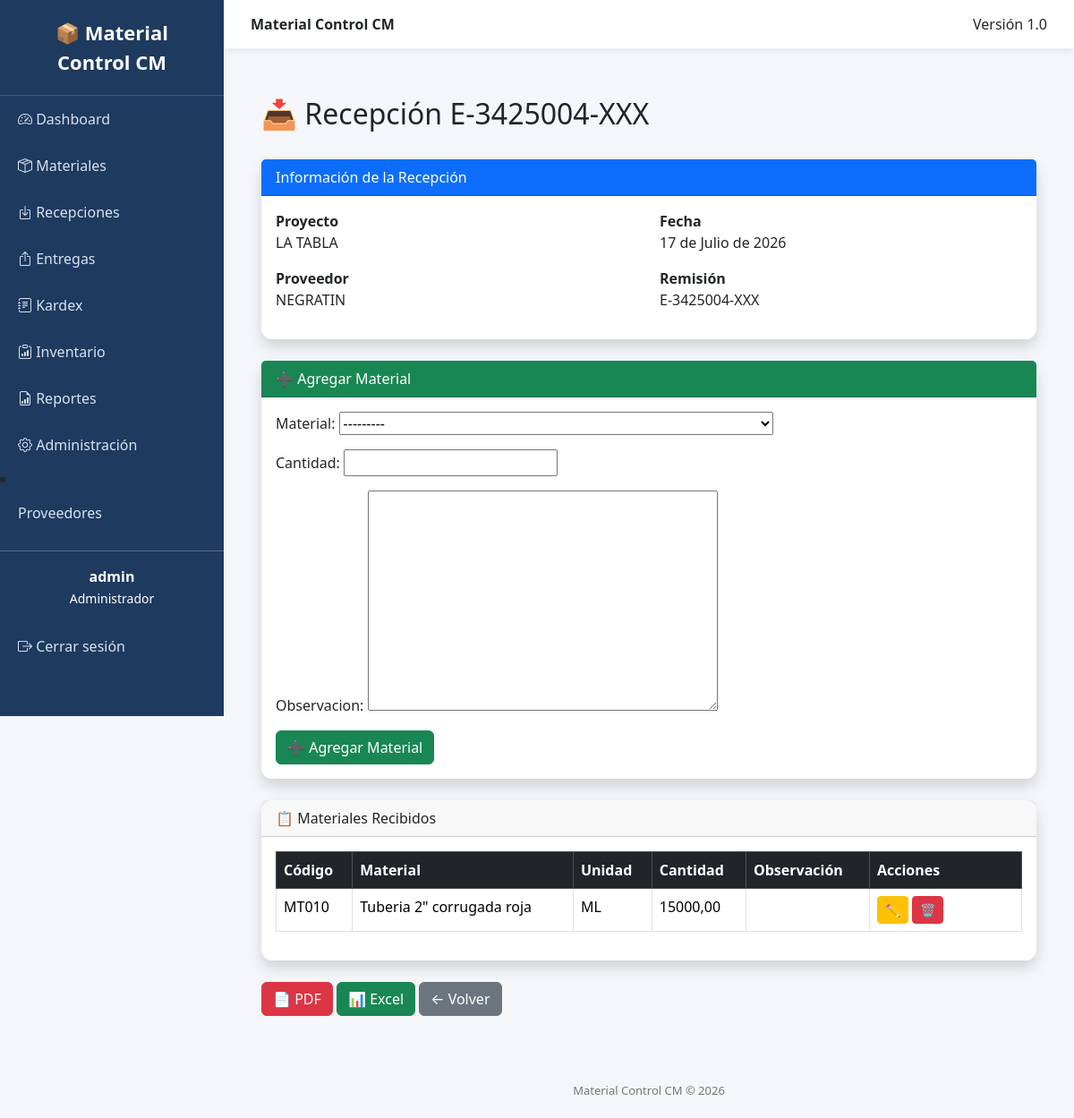
The app's page /recepciones/29/ (signed in) with its own data.
### inventory/models.py (models this page shows, shortened)
class Receipt(models.Model):
    proyecto = models.ForeignKey(Project, on_delete=models.CASCADE)
    proveedor = models.CharField(
    max_length=200
)
    numero_remision = models.CharField(max_length=100)
    fecha = models.DateField()

class ReceiptDetail(models.Model):
    recepcion = models.ForeignKey(
        Receipt,
        on_delete=models.CASCADE,
        related_name="detalles"
    )
    material = models.ForeignKey(
        Material,
        on_delete=models.CASCADE
    )
    cantidad = models.DecimalField(
        max_digits=12,
        decimal_places=2
    )
    observacion = models.TextField(
        blank=True,
        null=True
    )

### projects/models.py (models this page shows)
class Project(models.Model):
    nombre = models.CharField(max_length=150)
    cliente = models.CharField(max_length=150)
    ubicacion = models.CharField(max_length=200)
    fecha_inicio = models.DateField()
    fecha_fin = models.DateField(null=True, blank=True)
    activo = models.BooleanField(default=True)
    def __str__(self):
        return self.nombre

### materials/models.py (models this page shows)
class Material(models.Model):
    codigo = models.CharField(max_length=30, unique=True)
    nombre = models.CharField(max_length=200)
    unidad = models.CharField(max_length=20)
    stock = models.DecimalField(max_digits=12, decimal_places=2, default=0)
    activo = models.BooleanField(default=True)
    def __str__(self):
        return f"{self.codigo} - {self.nombre}"

### inventory/views.py (the view)
@almacen_required
def receipt_detail(request, pk):
    recepcion = get_object_or_404(
        Receipt,
        pk=pk
    )
    if request.method == "POST":
        form = ReceiptDetailForm(request.POST)
        if form.is_valid():
            detalle = form.save(commit=False)
            detalle.recepcion = recepcion
            detalle.save()
            messages.success(
                request,
                "Material agregado correctamente."
            )
            return redirect(
                "receipt_detail",
                pk=pk
            )
    else:
        form = ReceiptDetailForm()
    detalles = recepcion.detalles.all()
    return render(
        request,
        "inventory/detail.html",
        {
            "recepcion": recepcion,
            "detalles": detalles,
            "form": form,
        },
    )

### inventory/forms.py
class ReceiptDetailForm(forms.ModelForm):
    class Meta:
        model = ReceiptDetail
        fields = [
            "material",
            "cantidad",
            "observacion",
        ]

### templates/inventory/detail.html (shortened to what this page needs)
{% extends "base.html" %}
{% block content %}
<div class="container mt-4">
    <div class="d-flex justify-content-between align-items-center mb-4">
        <h2>
            📥 Recepción {{ recepcion.numero_remision }}
        </h2>
    </div>
    <div class="card shadow mb-4">
        <div class="card-header bg-primary text-white">
            Información de la Recepción
        </div>
        <div class="card-body">
            <div class="row">
                <div class="col-md-6">
                    <p>
                        <strong>Proyecto</strong><br>
                        {{ recepcion.proyecto }}
                    </p>
                    <p>
                        <strong>Proveedor</strong><br>
                        {{ recepcion.proveedor }}
                    </p>
                </div>
                <div class="col-md-6">
                    <p>
                        <strong>Fecha</strong><br>
                        {{ recepcion.fecha }}
                    </p>
                    <p>
                        <strong>Remisión</strong><br>
                        {{ recepcion.numero_remision }}
                    </p>
                </div>
            </div>
        </div>
    </div>
    <div class="card shadow mb-4">
        <div class="card-header bg-success text-white">
            ➕ Agregar Material
        </div>
        <div class="card-body">
            <form method="post">
                {{ form.as_p }}
                <button
                    type="submit"
                    class="btn btn-success">
                    ➕ Agregar Material
                </button>
            </form>
        </div>
    </div>
    <div class="card shadow mb-4">
        <div class="card-header">
            📋 Materiales Recibidos
        </div>
        <div class="card-body">
            <table class="table table-hover table-bordered">
                <thead class="table-dark">
                    <tr>
                        <th>Código</th>
                        <th>Material</th>
                        <th>Unidad</th>
                        <th>Cantidad</th>
                        <th>Observación</th>
                        <th width="170">
                            Acciones
                        </th>
                    </tr>
                </thead>
                <tbody>
                {% for detalle in detalles %}
                    <tr>
                        <td>
                            {{ detalle.material.codigo }}
                        </td>
                        <td>
                            {{ detalle.material.nombre }}
                        </td>
                        <td>
                            {{ detalle.material.unidad }}
                        </td>
                        <td>
                            {{ detalle.cantidad }}
                        </td>
                        <td>
                        </td>
                        <td>
                            <a href="{% url 'receipt_detail_edit' detalle.id %}"
                               class="btn btn-warning btn-sm">
                                ✏️
                            </a>
                            <a href="{% url 'receipt_detail_delete' detalle.id %}"
                               class="btn btn-danger btn-sm">
                                🗑
                            </a>
                        </td>
                    </tr>
                {% endfor %}
                </tbody>
            </table>
        </div>
    </div>
    <div class="mb-4">
        <a href="{% url 'receipt_pdf' recepcion.id %}"
           class="btn btn-danger">
            📄 PDF
        </a>
        <a href="{% url 'receipt_excel' recepcion.id %}"
           class="btn btn-success">
            📊 Excel
        </a>
        <a href="{% url 'receipt_list' %}"
           class="btn btn-secondary">
            ← Volver
        </a>
    </div>
</div>
{% endblock %}

### templates/base.html (shortened to what this page needs)
{% load static %}
<!DOCTYPE html>
<html lang="es">
<head>
    <link href="https://cdn.jsdelivr.net/npm/bootstrap@5.3.7/dist/css/bootstrap.min.css" rel="stylesheet">
    <link rel="stylesheet"
          href="https://cdn.jsdelivr.net/npm/bootstrap-icons@1.11.3/font/bootstrap-icons.min.css">
</head>
<body>
<div class="sidebar">
    <div class="logo">
        📦 Material Control CM
    </div>
    <a href="/">
        <i class="bi bi-speedometer2"></i>
        Dashboard
    </a>
    {% if user.groups.all.0.name == "Administrador" or user.groups.all.0.name == "Almacenista" %}
    <a href="/materials/">
        <i class="bi bi-box-seam"></i>
        Materiales
    </a>
    {% endif %}
    {% if user.groups.all.0.name == "Administrador" or user.groups.all.0.name == "Almacenista" %}
    <a href="/recepciones/">
        <i class="bi bi-box-arrow-in-down"></i>
        Recepciones
    </a>
    {% endif %}
    {% if user.groups.all.0.name == "Administrador" or user.groups.all.0.name == "Almacenista" %}
    <a href="/entregas/">
        <i class="bi bi-box-arrow-up"></i>
        Entregas
    </a>
    {% endif %}
    <a href="{% url 'kardex_list' %}">
        <i class="bi bi-journal-text"></i>
        Kardex
    </a>
    {% if user.groups.all.0.name == "Administrador" or user.groups.all.0.name == "Almacenista" %}
    <a href="{% url 'inventory_list' %}">
        <i class="bi bi-clipboard-data"></i>
        Inventario
    </a>
    {% endif %}
    {% if user.groups.all.0.name == "Administrador" or user.groups.all.0.name == "Gerencia" %}
    <a href="{% url 'report_home' %}">
        <i class="bi bi-file-earmark-bar-graph"></i>
        Reportes
    </a>
    {% endif %}
    {% if user.groups.all.0.name == "Administrador" %}
    <a href="/admin/">
        <i class="bi bi-gear"></i>
        Administración
    </a>
    {% endif %}
    <li class="nav-item">
    <a class="nav-link" href="{% url 'supplier_list' %}">
        Proveedores
    </a>
</li>
    <hr class="text-white">
    <div class="text-center text-white mb-3">
        <strong>{{ user.username }}</strong><br>
        <small>{{ user.groups.all.0.name }}</small>
    </div>
    <form method="post" action="{% url 'logout' %}" style="margin:0;">
        <button type="submit" class="logout-btn">
            <i class="bi bi-box-arrow-right"></i>
            Cerrar sesión
        </button>
    </form>
</div>
<div class="content">
    <div class="topbar d-flex justify-content-between">
        <div>
            <strong>Material Control CM</strong>
        </div>
        <div>
            Versión 1.0
        </div>
    </div>
    <div class="page">
        {% block content %}
        {% endblock %}
    </div>
    <footer>
        Material Control CM © 2026
    </footer>
</div>
</body>
</html>

### templates/base.html (style rules this page uses)
body { overflow-x:hidden; background:#f4f6f9; }
.sidebar { width:250px; min-height:100vh; background:#1e3a5f; position:fixed; left:0; top:0; }
.sidebar .logo { padding:20px; color:white; font-size:22px; font-weight:bold; text-align:center; border-bottom:1px solid rgba(255,255,255,.15); }
.sidebar a { color:#d8e2ef; text-decoration:none; display:block; padding:14px 20px; transition:.2s; }
.logout-btn { width:100%; border:none; background:none; color:#d8e2ef; text-align:left; padding:14px 20px; cursor:pointer; transition:.2s; }
.content { margin-left:250px; min-height:100vh; }
.topbar { background:white; padding:15px 30px; box-shadow:0 2px 10px rgba(0,0,0,.08); }
.page { padding:30px; }
.card { border:none; border-radius:12px; }
footer { color:#777; text-align:center; padding:20px; font-size:13px; }

### records on screen
Receipt: numero_remision "E-3425004-XXX", proyecto "LA TABLA", proveedor "NEGRATIN", fecha "17 de Julio de 2026"
ReceiptDetail: material.codigo "MT010", material.nombre "Tuberia 2\" corrugada roja", material.unidad "ML", cantidad "15000,00"

### other values on screen
{{ user.username }} "admin"
{{ user.groups.all.0.name }} "Administrador"
